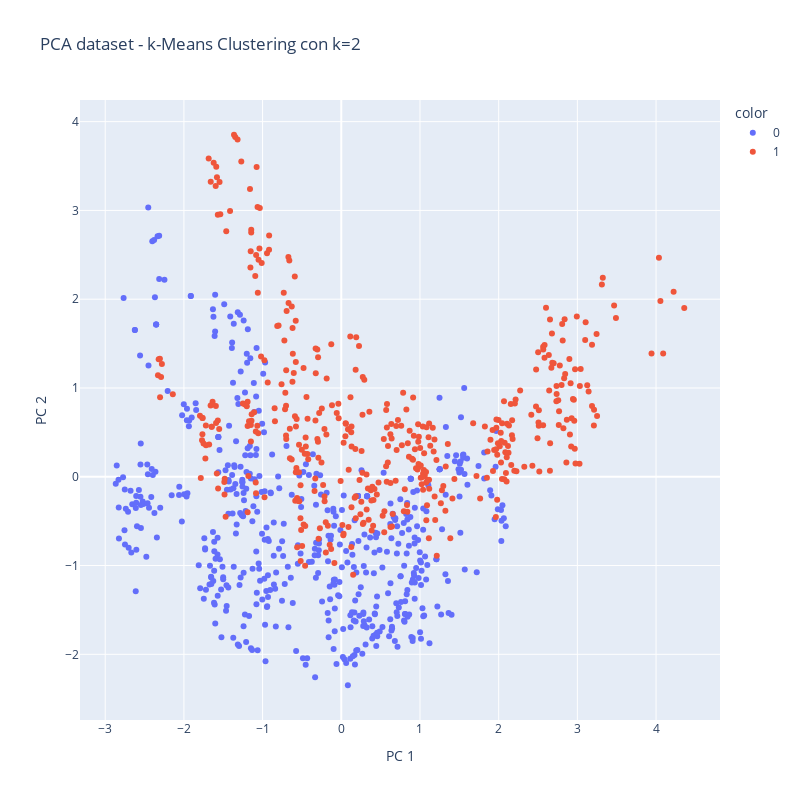

The cell this chart's notebook holds for it:
### Code cell
fig = px.scatter(components, x=0, y=1, 
                color=lbs_train,
                labels={'0': 'PC 1', '1': 'PC 2'},
                title=f'PCA dataset - k-Means Clustering con k=2',
                width=800, height=800)
fig.show()

### Figure 1 — Plotly figure (JSON) as saved in the notebook; plotly's stock layout.template omitted (floating-point values rounded to 4 significant figures; data arrays with more than 128 entries replaced by an {"elided": "..."} marker saying what was removed)
{"data": [{"hovertemplate": "color=0<br>PC 1=%{x}<br>PC 2=%{y}<extra></extra>", "legendgroup": "0", "marker": {"color": "#636efa", "symbol": "circle"}, "mode": "markers", "name": "0", "orientation": "v", "showlegend": true, "type": "scatter", "x": {"elided": "527 float values"}, "xaxis": "x", "y": {"elided": "527 float values"}, "yaxis": "y"}, {"hovertemplate": "color=1<br>PC 1=%{x}<br>PC 2=%{y}<extra></extra>", "legendgroup": "1", "marker": {"color": "#EF553B", "symbol": "circle"}, "mode": "markers", "name": "1", "orientation": "v", "showlegend": true, "type": "scatter", "x": {"elided": "433 float values"}, "xaxis": "x", "y": {"elided": "433 float values"}, "yaxis": "y"}], "layout": {"height": 800, "legend": {"title": {"text": "color"}, "tracegroupgap": 0}, "title": {"text": "PCA dataset - k-Means Clustering con k=2"}, "width": 800, "xaxis": {"anchor": "y", "domain": [0, 1], "title": {"text": "PC 1"}}, "yaxis": {"anchor": "x", "domain": [0, 1], "title": {"text": "PC 2"}}}}
